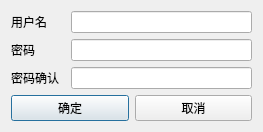
<?xml version="1.0" encoding="UTF-8"?>
<ui version="4.0">
 <class>RegisterDialog</class>
 <widget class="QDialog" name="RegisterDialog">
  <property name="geometry">
   <rect>
    <x>0</x>
    <y>0</y>
    <width>263</width>
    <height>127</height>
   </rect>
  </property>
  <property name="windowTitle">
   <string>Dialog</string>
  </property>
  <layout class="QVBoxLayout" name="verticalLayout">
   <item>
    <layout class="QHBoxLayout" name="horizontalLayout">
     <item>
      <widget class="QLabel" name="lbUsername">
       <property name="minimumSize">
        <size>
         <width>54</width>
         <height>12</height>
        </size>
       </property>
       <property name="maximumSize">
        <size>
         <width>54</width>
         <height>12</height>
        </size>
       </property>
       <property name="text">
        <string>用户名</string>
       </property>
      </widget>
     </item>
     <item>
      <widget class="QLineEdit" name="leUsername"/>
     </item>
    </layout>
   </item>
   <item>
    <layout class="QHBoxLayout" name="horizontalLayout_2">
     <item>
      <widget class="QLabel" name="lbUserpwd">
       <property name="minimumSize">
        <size>
         <width>54</width>
         <height>12</height>
        </size>
       </property>
       <property name="maximumSize">
        <size>
         <width>54</width>
         <height>12</height>
        </size>
       </property>
       <property name="text">
        <string>密码</string>
       </property>
      </widget>
     </item>
     <item>
      <widget class="QLineEdit" name="leUserpwd"/>
     </item>
    </layout>
   </item>
   <item>
    <layout class="QHBoxLayout" name="horizontalLayout_3">
     <item>
      <widget class="QLabel" name="lbUserpwdAg">
       <property name="minimumSize">
        <size>
         <width>54</width>
         <height>12</height>
        </size>
       </property>
       <property name="maximumSize">
        <size>
         <width>54</width>
         <height>12</height>
        </size>
       </property>
       <property name="text">
        <string>密码确认</string>
       </property>
      </widget>
     </item>
     <item>
      <widget class="QLineEdit" name="leUserpwdAg"/>
     </item>
    </layout>
   </item>
   <item>
    <layout class="QHBoxLayout" name="horizontalLayout_4">
     <item>
      <widget class="QPushButton" name="btnConfirm">
       <property name="text">
        <string>确定</string>
       </property>
      </widget>
     </item>
     <item>
      <widget class="QPushButton" name="btnCancel">
       <property name="text">
        <string>取消</string>
       </property>
      </widget>
     </item>
    </layout>
   </item>
  </layout>
 </widget>
 <resources/>
 <connections/>
</ui>
